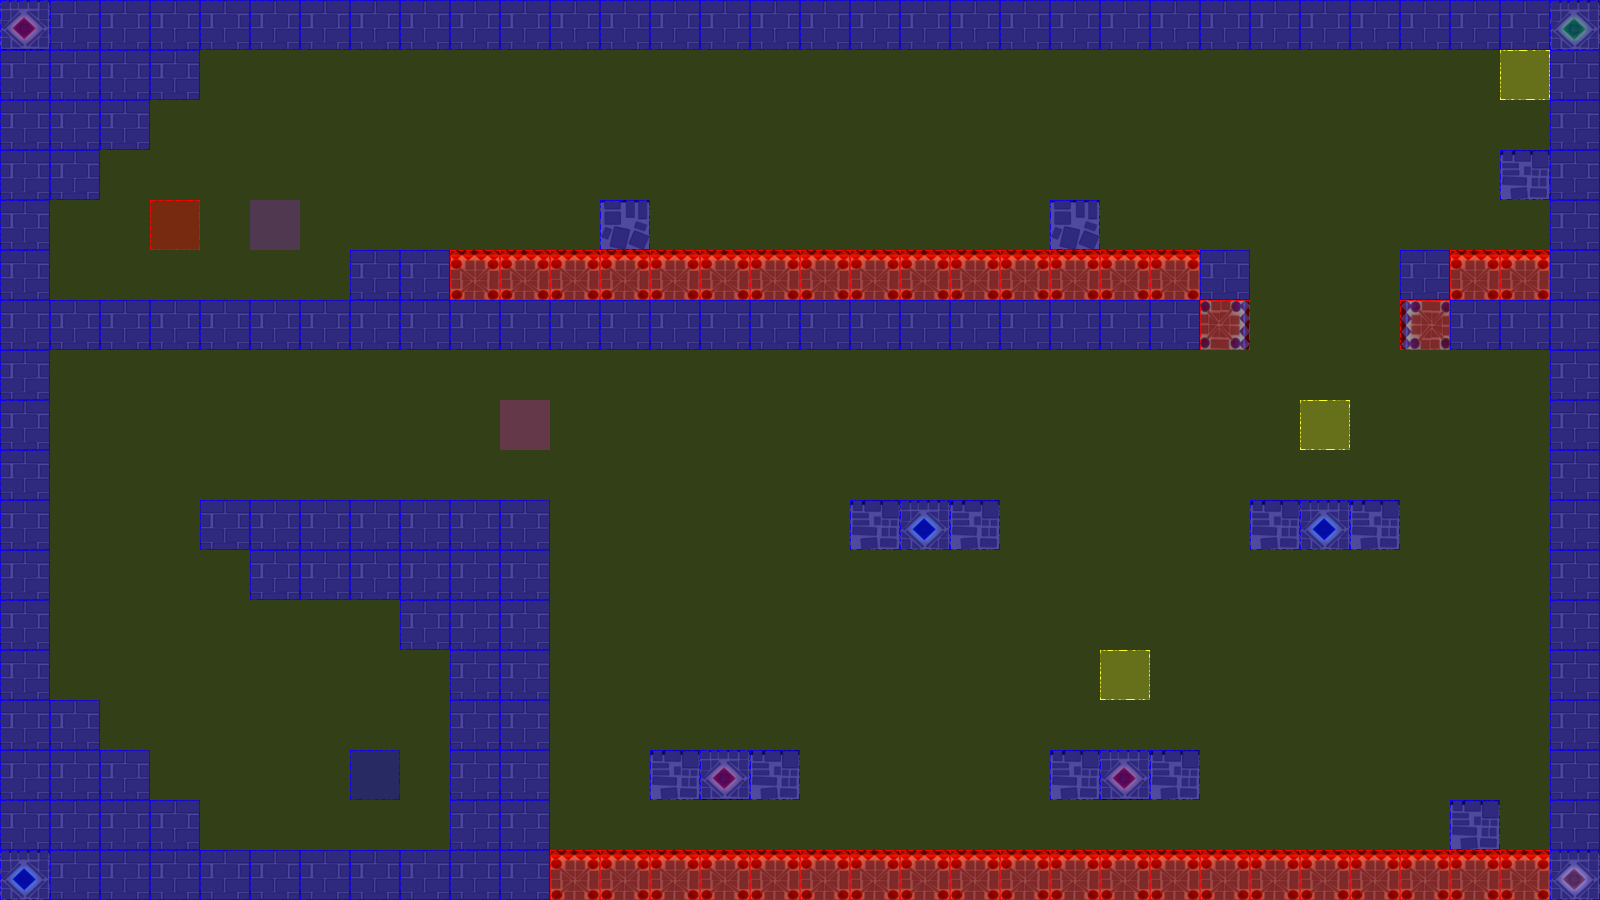

This is a level from a 2D game, rendered from its Tiled map with the project's own tilesets. A one-line summary and the map file follow, with tile-layer data summarised:
An orthogonal 32x18 tile map with 50x50 px tiles, 3 tile layers (terrain, collision, event), 2 tilesets.

<map version="1.0" orientation="orthogonal" renderorder="left-up" width="32" height="18" tilewidth="50" tileheight="50" nextobjectid="3">
 <tileset firstgid="1" name="castleTile" tilewidth="50" tileheight="50" tilecount="36" columns="6">
  <image source="tiles/castleTile.png" width="300" height="300" />
 </tileset>
 <tileset firstgid="37" name="collisionTile" tilewidth="50" tileheight="50" tilecount="12" columns="3">
  <image source="tiles/collisionTile.png" width="150" height="200" />
 </tileset>
 <layer name="terrain" width="32" height="18">
  <data>[576 cells, 196 non-empty, 10 distinct tile ids]</data>
 </layer>
 <layer name="collision" width="32" height="18">
  <data>[576 cells, 576 non-empty, 3 distinct tile ids]</data>
 </layer>
 <layer name="event" width="32" height="18">
  <data>[576 cells, 7 non-empty, 5 distinct tile ids]</data>
 </layer>
</map>
